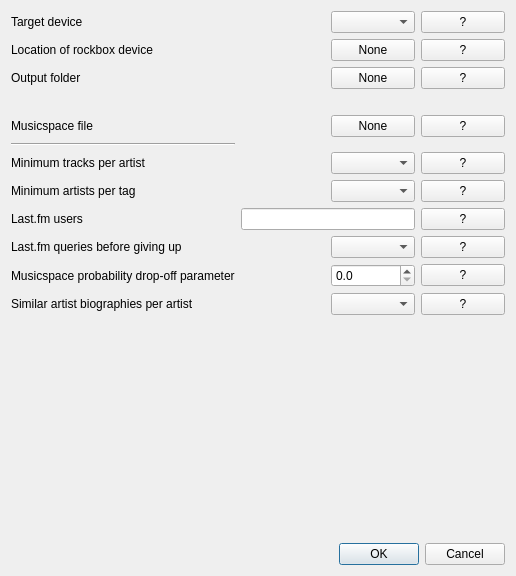
<?xml version="1.0" encoding="UTF-8"?>
<ui version="4.0">
 <class>Dialog</class>
 <widget class="QDialog" name="Dialog">
  <property name="geometry">
   <rect>
    <x>0</x>
    <y>0</y>
    <width>516</width>
    <height>576</height>
   </rect>
  </property>
  <property name="maximumSize">
   <size>
    <width>600</width>
    <height>16777215</height>
   </size>
  </property>
  <property name="windowTitle">
   <string>Dialog</string>
  </property>
  <layout class="QGridLayout" name="gridLayout">
   <item row="0" column="0">
    <widget class="QLabel" name="label">
     <property name="text">
      <string>Target device</string>
     </property>
     <property name="buddy">
      <cstring>targetComboBox</cstring>
     </property>
    </widget>
   </item>
   <item row="0" column="2">
    <widget class="QComboBox" name="targetComboBox"/>
   </item>
   <item row="0" column="3">
    <widget class="QPushButton" name="targetDevHelpButton">
     <property name="text">
      <string>?</string>
     </property>
    </widget>
   </item>
   <item row="1" column="0">
    <widget class="QLabel" name="label_2">
     <property name="text">
      <string>Location of rockbox device</string>
     </property>
    </widget>
   </item>
   <item row="1" column="1">
    <widget class="QLabel" name="label_4">
     <property name="text">
      <string/>
     </property>
    </widget>
   </item>
   <item row="1" column="2">
    <widget class="QPushButton" name="rockboxPathChangeButton">
     <property name="text">
      <string>None</string>
     </property>
    </widget>
   </item>
   <item row="1" column="3">
    <widget class="QPushButton" name="rockboxPathHelpButton">
     <property name="text">
      <string>?</string>
     </property>
    </widget>
   </item>
   <item row="2" column="0">
    <widget class="QLabel" name="label_6">
     <property name="text">
      <string>Output folder</string>
     </property>
    </widget>
   </item>
   <item row="2" column="1">
    <widget class="QLabel" name="label_7">
     <property name="text">
      <string/>
     </property>
    </widget>
   </item>
   <item row="2" column="2">
    <widget class="QPushButton" name="outputFolderChangeButton">
     <property name="text">
      <string>None</string>
     </property>
    </widget>
   </item>
   <item row="2" column="3">
    <widget class="QPushButton" name="outputFolderHelpButton">
     <property name="text">
      <string>?</string>
     </property>
    </widget>
   </item>
   <item row="3" column="1">
    <widget class="QLabel" name="label_8">
     <property name="text">
      <string/>
     </property>
    </widget>
   </item>
   <item row="4" column="0">
    <widget class="QLabel" name="label_11">
     <property name="text">
      <string>Musicspace file</string>
     </property>
    </widget>
   </item>
   <item row="4" column="2">
    <widget class="QPushButton" name="musicspaceFileChangeButton">
     <property name="text">
      <string>None</string>
     </property>
    </widget>
   </item>
   <item row="4" column="3">
    <widget class="QPushButton" name="musicspaceFileHelpButton">
     <property name="text">
      <string>?</string>
     </property>
    </widget>
   </item>
   <item row="5" column="0">
    <widget class="Line" name="line">
     <property name="orientation">
      <enum>Qt::Horizontal</enum>
     </property>
    </widget>
   </item>
   <item row="6" column="2">
    <widget class="QComboBox" name="minArtistTracksComboBox"/>
   </item>
   <item row="6" column="3">
    <widget class="QPushButton" name="minArtistTracksHelpButton">
     <property name="text">
      <string>?</string>
     </property>
    </widget>
   </item>
   <item row="6" column="0">
    <widget class="QLabel" name="label_13">
     <property name="text">
      <string>Minimum tracks per artist</string>
     </property>
    </widget>
   </item>
   <item row="7" column="0">
    <widget class="QLabel" name="label_14">
     <property name="text">
      <string>Minimum artists per tag</string>
     </property>
    </widget>
   </item>
   <item row="7" column="2">
    <widget class="QComboBox" name="minTagArtistsComboBox"/>
   </item>
   <item row="7" column="3">
    <widget class="QPushButton" name="minTagArtistsHelpButton">
     <property name="text">
      <string>?</string>
     </property>
    </widget>
   </item>
   <item row="8" column="0">
    <widget class="QLabel" name="label_12">
     <property name="text">
      <string>Last.fm users</string>
     </property>
    </widget>
   </item>
   <item row="8" column="1" colspan="2">
    <widget class="QLineEdit" name="lastfmUsersLineEdit"/>
   </item>
   <item row="8" column="3">
    <widget class="QPushButton" name="lastfmUsersHelpButton">
     <property name="text">
      <string>?</string>
     </property>
    </widget>
   </item>
   <item row="9" column="0">
    <widget class="QLabel" name="label_10">
     <property name="text">
      <string>Last.fm queries before giving up</string>
     </property>
    </widget>
   </item>
   <item row="9" column="2">
    <widget class="QComboBox" name="lastfmQueriesComboBox"/>
   </item>
   <item row="9" column="3">
    <widget class="QPushButton" name="lastfmQueriesHelpButton">
     <property name="text">
      <string>?</string>
     </property>
    </widget>
   </item>
   <item row="10" column="0">
    <widget class="QLabel" name="label_3">
     <property name="text">
      <string>Musicspace probability drop-off parameter</string>
     </property>
    </widget>
   </item>
   <item row="10" column="2">
    <widget class="QDoubleSpinBox" name="musicspaceDropoffSpinBox">
     <property name="decimals">
      <number>1</number>
     </property>
     <property name="singleStep">
      <double>0.100000000000000</double>
     </property>
    </widget>
   </item>
   <item row="10" column="3">
    <widget class="QPushButton" name="musicspaceDropoffHelpButton">
     <property name="text">
      <string>?</string>
     </property>
    </widget>
   </item>
   <item row="11" column="0">
    <widget class="QLabel" name="label_5">
     <property name="text">
      <string>Similar artist biographies per artist</string>
     </property>
    </widget>
   </item>
   <item row="11" column="2">
    <widget class="QComboBox" name="numSimArtBiogsComboBox"/>
   </item>
   <item row="11" column="3">
    <widget class="QPushButton" name="numSimArtBiogsHelpButton">
     <property name="text">
      <string>?</string>
     </property>
    </widget>
   </item>
   <item row="12" column="2">
    <spacer name="verticalSpacer_2">
     <property name="orientation">
      <enum>Qt::Vertical</enum>
     </property>
     <property name="sizeHint" stdset="0">
      <size>
       <width>17</width>
       <height>144</height>
      </size>
     </property>
    </spacer>
   </item>
   <item row="13" column="2" colspan="2">
    <widget class="QDialogButtonBox" name="buttonBox">
     <property name="orientation">
      <enum>Qt::Horizontal</enum>
     </property>
     <property name="standardButtons">
      <set>QDialogButtonBox::Cancel|QDialogButtonBox::Ok</set>
     </property>
    </widget>
   </item>
  </layout>
 </widget>
 <resources/>
 <connections>
  <connection>
   <sender>buttonBox</sender>
   <signal>accepted()</signal>
   <receiver>Dialog</receiver>
   <slot>accept()</slot>
   <hints>
    <hint type="sourcelabel">
     <x>248</x>
     <y>254</y>
    </hint>
    <hint type="destinationlabel">
     <x>157</x>
     <y>274</y>
    </hint>
   </hints>
  </connection>
  <connection>
   <sender>buttonBox</sender>
   <signal>rejected()</signal>
   <receiver>Dialog</receiver>
   <slot>reject()</slot>
   <hints>
    <hint type="sourcelabel">
     <x>316</x>
     <y>260</y>
    </hint>
    <hint type="destinationlabel">
     <x>286</x>
     <y>274</y>
    </hint>
   </hints>
  </connection>
 </connections>
</ui>
